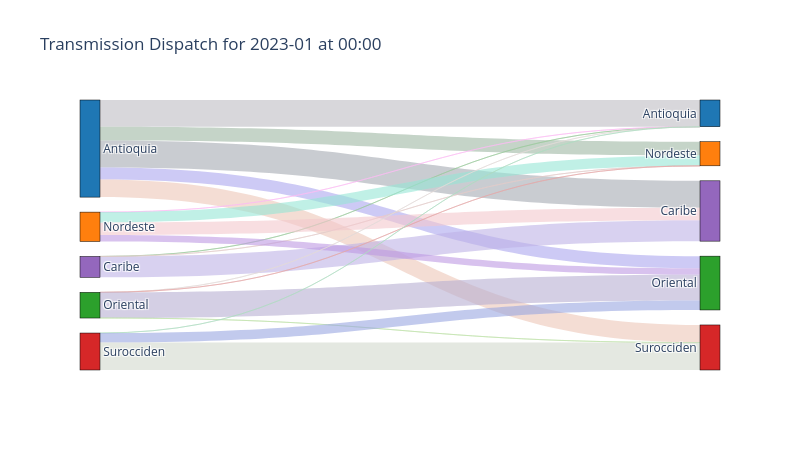

Source (notebook cell):
### Code cell
import pandas as pd
import plotly.graph_objects as go
import ipywidgets as widgets
from IPython.display import display

# Load and preprocess transmission dispatch data
dispatch_tx = pd.read_csv(model_outputs_path + 'DispatchTx.csv')
dispatch_tx = dispatch_tx.merge(timepoints, left_on='TRANS_TIMEPOINTS_3', right_on='timepoints', how='inner')
dispatch_tx = dispatch_tx[['TRANS_TIMEPOINTS_1', 'TRANS_TIMEPOINTS_2', 'timestamp', 'DispatchTx']]

dispatch_tx_zn = dispatch_tx.groupby(['TRANS_TIMEPOINTS_1', 'timestamp'])['DispatchTx'].sum().reset_index()
dispatch_tx_zn['merge'] = dispatch_tx_zn['TRANS_TIMEPOINTS_1'] + dispatch_tx_zn['timestamp']
dispatch_tx_zn.drop(columns=['timestamp'], inplace=True)

# Load and preprocess plant dispatch data
dispatch_pl = pd.read_csv(model_outputs_path + 'dispatch.csv')
dispatch_pl = dispatch_pl.groupby(['gen_load_zone', 'timestamp'])['DispatchGen_MW'].sum().reset_index()
dispatch_pl['merge'] = dispatch_pl['gen_load_zone'] + dispatch_pl['timestamp']

dispatch_pl = dispatch_pl.merge(dispatch_tx_zn, on='merge', how='inner')
dispatch_pl['DispatchTx'] = dispatch_pl['DispatchGen_MW'] - dispatch_pl['DispatchTx']
dispatch_pl['TRANS_TIMEPOINTS_1'] = dispatch_pl['gen_load_zone']
dispatch_pl['TRANS_TIMEPOINTS_2'] = dispatch_pl['gen_load_zone']
dispatch_pl = dispatch_pl[['TRANS_TIMEPOINTS_1', 'TRANS_TIMEPOINTS_2', 'timestamp', 'DispatchTx']]

dispatch_tx = pd.concat([dispatch_tx, dispatch_pl])

# Parse custom timestamps
def parse_custom_timestamp(ts):
    try:
        year, quarter, hour = int(ts.split('_')[0]), int(ts.split('_')[1][1:]), int(ts.split('_')[-1].replace('h', ''))
        return pd.Timestamp(year=year, month=(quarter - 1) * 3 + 1, day=1, hour=hour)
    except:
        return pd.NaT

dispatch_tx['parsed_timestamp'] = dispatch_tx['timestamp'].apply(parse_custom_timestamp)
dispatch_tx.dropna(subset=['parsed_timestamp'], inplace=True)

dispatch_tx = dispatch_tx.groupby(['TRANS_TIMEPOINTS_1', 'TRANS_TIMEPOINTS_2', 'parsed_timestamp'])['DispatchTx'].sum().reset_index()

# Create widgets for filtering
unique_dates = sorted(dispatch_tx['parsed_timestamp'].dt.to_period('M').unique())
unique_hours = sorted(dispatch_tx['parsed_timestamp'].dt.hour.unique())

date_dropdown = widgets.Dropdown(options=[str(d) for d in unique_dates], description='Year-Month:')
hour_dropdown = widgets.Dropdown(options=unique_hours, description='Hour:')
run_button = widgets.Button(description="Update Sankey")

# Display widgets
display(date_dropdown, hour_dropdown, run_button)

# Define the button click callback
def on_button_click(b):
    date_str = date_dropdown.value
    hour = hour_dropdown.value
    print("saw")
    
    selected_date = pd.Period(date_str)
    filtered_df = dispatch_tx[(dispatch_tx['parsed_timestamp'].dt.to_period('M') == selected_date) &
                              (dispatch_tx['parsed_timestamp'].dt.hour == hour)].copy()
    if filtered_df.empty:
        print(f"No data available for {date_str} at hour {hour}")
        return
    
    labels = pd.read_csv(model_inputs_path + 'load_zones.csv')['LOAD_ZONE'].tolist()
    filtered_df['TRANS_TIMEPOINTS_1'] = pd.Categorical(filtered_df['TRANS_TIMEPOINTS_1'], categories=labels).codes
    filtered_df['TRANS_TIMEPOINTS_2'] = len(labels) + pd.Categorical(filtered_df['TRANS_TIMEPOINTS_2'], categories=labels).codes
    labels.extend(labels)

    fig = go.Figure(data=[go.Sankey(
        node=dict(pad=15, thickness=20, color=node_colors, line=dict(color='black', width=0.5), label=labels),
        link=dict(source=filtered_df['TRANS_TIMEPOINTS_1'], target=filtered_df['TRANS_TIMEPOINTS_2'],
                  value=filtered_df['DispatchTx'], color=[generate_color() for _ in range(len(filtered_df))])
    )])

    fig.update_layout(title_text=f"Transmission Dispatch for {date_str} at {hour:02d}:00",
                      height=9*50, width=16*50, template="plotly_white")
    fig.show()

# Connect the button to the function
run_button.on_click(on_button_click)

### Figure 1 — Plotly figure (JSON) as saved in the notebook; plotly's stock layout.template omitted (floating-point values rounded to 4 significant figures)
{"data": [{"link": {"color": ["rgba(190, 189, 195, 0.6)", "rgba(165, 170, 179, 0.6)", "rgba(158, 183, 164, 0.6)", "rgba(172, 167, 238, 0.6)", "rgba(237, 198, 184, 0.6)", "rgba(155, 202, 157, 0.6)", "rgba(191, 178, 230, 0.6)", "rgba(227, 203, 202, 0.6)", "rgba(252, 188, 244, 0.6)", "rgba(243, 200, 206, 0.6)", "rgba(150, 231, 213, 0.6)", "rgba(190, 153, 227, 0.6)", "rgba(227, 218, 217, 0.6)", "rgba(229, 168, 169, 0.6)", "rgba(184, 176, 210, 0.6)", "rgba(191, 225, 168, 0.6)", "rgba(176, 220, 193, 0.6)", "rgba(154, 167, 225, 0.6)", "rgba(211, 217, 205, 0.6)"], "source": [0, 0, 0, 0, 0, 4, 4, 4, 1, 1, 1, 1, 2, 2, 2, 2, 3, 3, 3], "target": [5, 9, 6, 7, 8, 5, 9, 6, 5, 9, 6, 7, 5, 6, 7, 8, 5, 7, 8], "value": [2120.0, 2131.0, 1095.0, 960.0, 1399.0, 2.193e-07, 1656.0, 2.782e-07, 5.169e-07, 1000.0, 816.5, 513.2, 3.388e-07, 5.021e-07, 2038.0, 4.985e-07, 5.201e-07, 759.2, 2175.0]}, "node": {"color": ["#1f77b4", "#ff7f0e", "#2ca02c", "#d62728", "#9467bd", "#1f77b4", "#ff7f0e", "#2ca02c", "#d62728", "#9467bd"], "label": ["Antioquia", "Nordeste", "Oriental", "Surocciden", "Caribe", "Antioquia", "Nordeste", "Oriental", "Surocciden", "Caribe"], "line": {"color": "black", "width": 0.5}, "pad": 15, "thickness": 20}, "type": "sankey"}], "layout": {"height": 450, "title": {"text": "Transmission Dispatch for 2023-01 at 00:00"}, "width": 800}}
